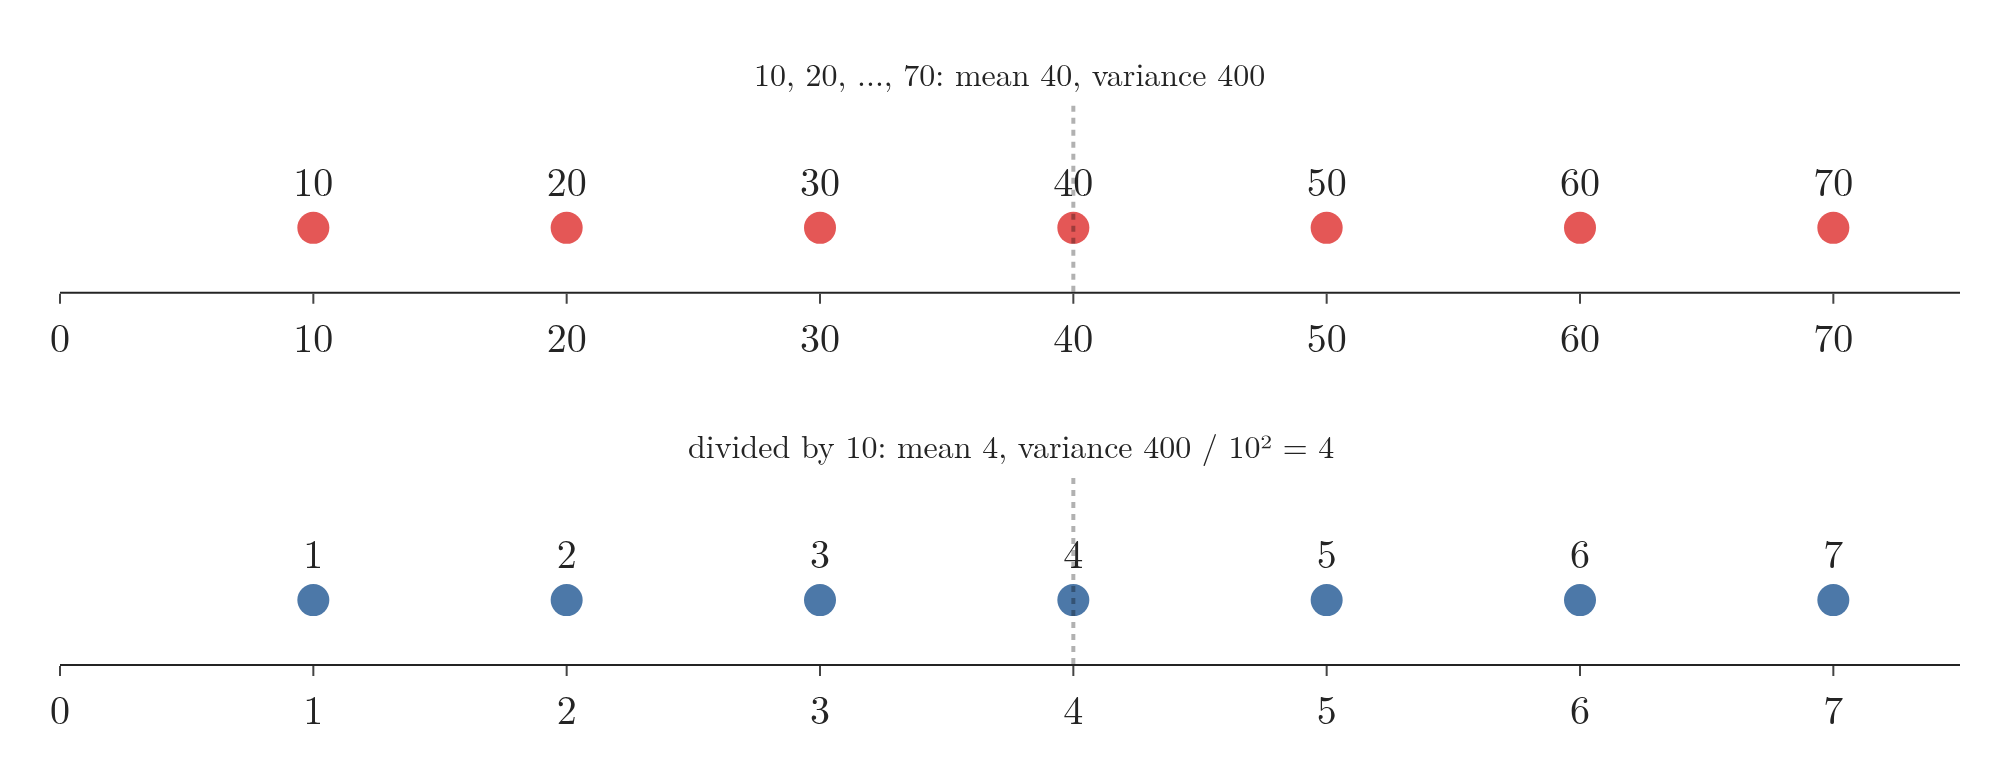

Generate this figure with Python:
"""Section 6's example: dividing every value by c divides the spread by c and the variance by c^2.
10, 20, ..., 70 (variance 400) become 1, 2, ..., 7 (variance 4). Plotly."""
from pathlib import Path
import numpy as np
import plotly.graph_objects as go
from plotly.subplots import make_subplots
from common import RED, BLUE, FONT

here = Path(__file__).parent
x = np.arange(10, 71, 10)
assert x.mean() == 40 and x.var() == 400 and (x / 10).var() == 4
fig = make_subplots(rows=2, cols=1, vertical_spacing=0.32,
                    subplot_titles=("10, 20, ..., 70: mean 40, variance 400", "divided by 10: mean 4, variance 400 / 10² = 4"))
for r, v, col in ((1, x, RED), (2, x / 10, BLUE)):
    fig.add_scatter(x=v, y=[0] * 7, mode="markers+text", text=[f"{t:g}" for t in v], textposition="top center",
                    marker=dict(size=16, color=col), showlegend=False, row=r, col=1)
    fig.add_vline(x=v.mean(), line=dict(color="black", dash="dot", width=2), row=r, col=1)
fig.update_xaxes(range=[0, 75], row=1, col=1)
fig.update_xaxes(range=[0, 7.5], row=2, col=1)
fig.update_yaxes(visible=False, range=[-0.6, 1.2])
fig.update_layout(template="simple_white", width=1000, height=380, font=dict(FONT, size=20), margin=dict(l=30, r=20, t=50, b=40))
fig.write_image(here / "variance_scale.png", scale=2)
fig.write_image(here / "variance_scale.pdf")
